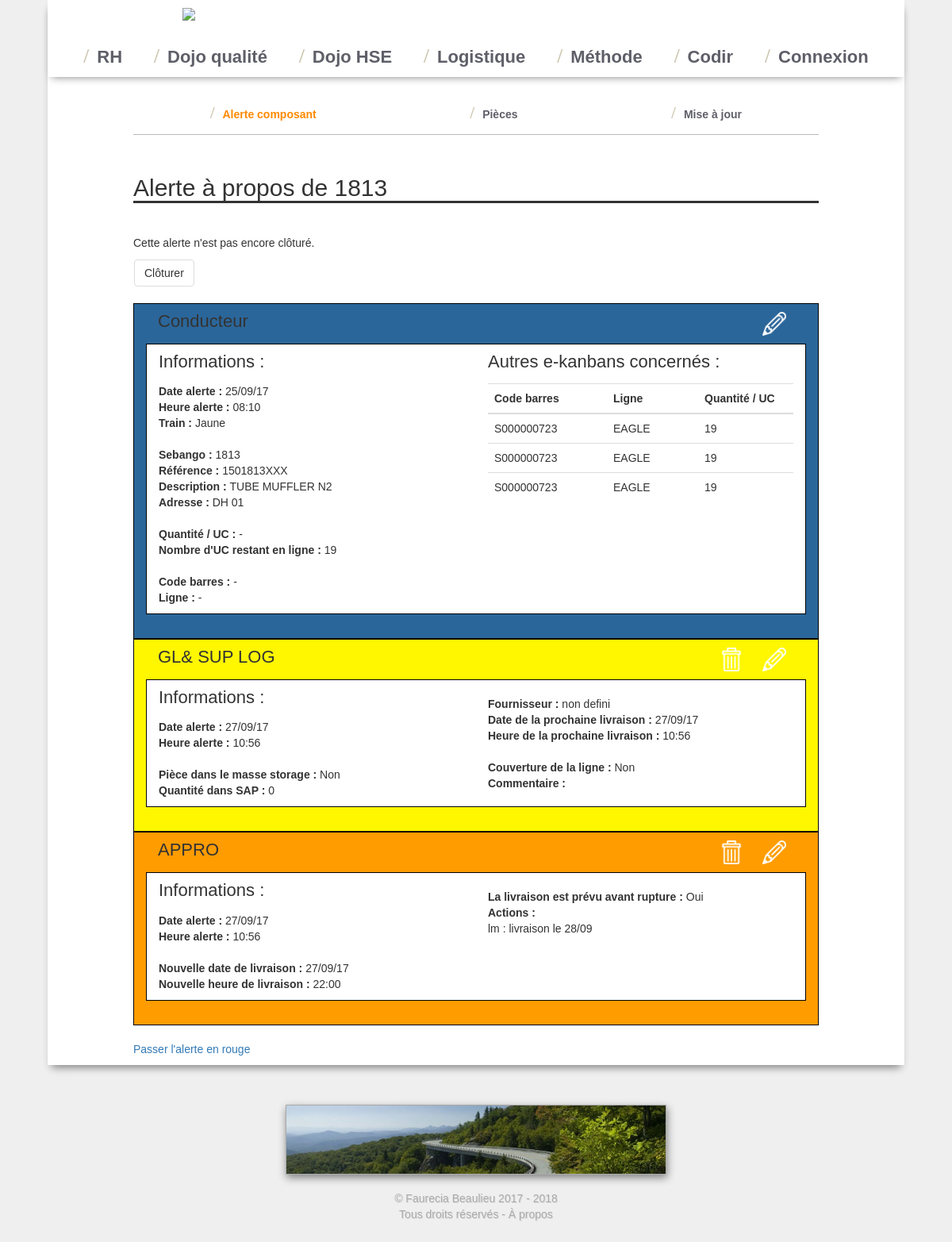
The app's page /logistique/alerte.php?id=121 with its own data.
### tables this page shows
CREATE TABLE `logistique_alerte` (
  `id` int(11) NOT NULL,
  `piece` int(11) NOT NULL,
  `e_kanban` int(11) NOT NULL DEFAULT '-1',
  `date` timestamp NOT NULL DEFAULT CURRENT_TIMESTAMP,
  `train` varchar(255) NOT NULL,
  `uc_restant_en_ligne` int(11) NOT NULL,
  `state` tinyint(4) NOT NULL DEFAULT '1'
);

CREATE TABLE `logistique_pieces` (
  `id` int(11) NOT NULL,
  `sebango` varchar(255) NOT NULL,
  `reference` varchar(255) NOT NULL,
  `description` varchar(255) NOT NULL,
  `adresse` varchar(255) NOT NULL
);

CREATE TABLE `logistique_e_kanban` (
  `id` int(11) NOT NULL,
  `code_barres` varchar(255) NOT NULL,
  `piece` int(11) NOT NULL,
  `ligne` varchar(255) NOT NULL,
  `quantite` int(11) NOT NULL
);

CREATE TABLE `logistique_reponse_jaune` (
  `id` int(11) NOT NULL,
  `alerte` int(11) NOT NULL,
  `date` timestamp NOT NULL DEFAULT CURRENT_TIMESTAMP,
  `piece_masse_storage` tinyint(4) NOT NULL DEFAULT '0',
  `quantite_SAP` int(11) NOT NULL DEFAULT '0',
  `fournisseur` varchar(255) NOT NULL DEFAULT 'non defini',
  `prochaine_livraison` timestamp NOT NULL DEFAULT '0000-00-00 00:00:00',
  `couverture_ligne` tinyint(4) NOT NULL DEFAULT '0',
  `commentaire` text NOT NULL
);

CREATE TABLE `logistique_reponse_orange` (
  `id` int(11) NOT NULL,
  `alerte` int(11) NOT NULL,
  `date` timestamp NOT NULL DEFAULT CURRENT_TIMESTAMP,
  `prochaine_livraison` timestamp NOT NULL DEFAULT CURRENT_TIMESTAMP,
  `couverture_ligne` tinyint(4) NOT NULL,
  `actions` text NOT NULL
);

### logistique/alerte.php (the view, shortened to what this page needs)
<?php
include_once "needed.php";
function int_to_oui_non($int){
    if ($int>0){
        return "Oui";
    }else{
        return "Non";
    }
}
$Query = $bdd->prepare('SELECT logistique_alerte.id as id_alerte , state, e_kanban, train, uc_restant_en_ligne, logistique_alerte.date , logistique_pieces.*  FROM logistique_alerte LEFT JOIN logistique_pieces on logistique_alerte.piece=logistique_pieces.id WHERE logistique_alerte.id = ?');
$Query->execute(array($_GET['id']));
$Data = $Query->fetch();
$Query_e_kanban = $bdd->prepare('SELECT * FROM logistique_e_kanban WHERE id = ?');
$Query_e_kanban->execute(array($Data['e_kanban']));
if ($Data_e_kanban = $Query_e_kanban->fetch()) {
    $quantite = $Data_e_kanban['quantite'];
    $ligne = $Data_e_kanban['ligne'];
    $code_barres = $Data_e_kanban['code_barres'];
}else{
    $quantite = "-";
    $ligne = "-";
    $code_barres = "-";
}
$state = $Data['state'];
?>
<h2>Alerte à propos de <?php echo $Data['sebango'];?></h2>
    <form class="form-inline" method="post">
        <?php
        if ($state == -1){
            echo '<p>Cette alerte a été supprimé.</p>';
            echo '<button name="supprimer" type="submit" class="btn btn-default">Restaurer</button>';
        }else{
            echo "<p>Cette alerte n'est pas encore clôturé.</p>";
            echo '<button name="supprimer" type="submit" class="btn btn-default">Clôturer</button>';
        }
        ?>
    </form>
    <div style="height: 10px;"></div>
<div style="height: 10px;"></div>
<div class="page conducteur">
    <div class="entete">
        <h4>Conducteur</h4>
        <div>
            <a href="form_alerte.php?id=<?php echo $_GET['id']; ?>" ><img class="bouton_alerte" src="ressources/pencil.png"></a>
        </div>
    </div>
    <div class="row">
        <div class="col-xs-6">
            <h4>Informations :</h4>
            <p>
                <b>Date alerte : </b><?php echo date('d/m/y',strtotime($Data['date'])); ?><br>
                <b>Heure alerte : </b><?php echo date('H:i',strtotime($Data['date'])); ?><br>
                <b>Train : </b> <?php echo $Data['train'];?><br>
                <br>
                <b>Sebango : </b><?php echo $Data['sebango'] ?><br>
                <b>Référence : </b><?php echo $Data['reference'] ?><br>
                <b>Description : </b><?php echo $Data['description'] ?><br>
                <b>Adresse : </b><?php echo $Data['adresse'] ?><br>
                <br>
                <b>Quantité / UC : </b> <?php echo $quantite ?><br>
                <b>Nombre d'UC restant en ligne : </b> <?php echo $Data['uc_restant_en_ligne'] ?> <br>
                <br>
                <b>Code barres : </b> <?php echo $code_barres; ?> <br>
                <b>Ligne : </b> <?php echo $ligne; ?>
            </p>
        </div>
        <div class="col-xs-6">
            <h4>Autres e-kanbans concernés :</h4>
            <table class="table"
            <thead class="thead">
            <tr>
                <th style="width: 150px">Code barres</th>
                <th >Ligne</th>
                <th style="width: 120px">Quantité / UC</th>
            </tr>
            <tbody>
            <?php
            $Query = $bdd->prepare('SELECT * FROM logistique_e_kanban WHERE piece = ?');
            $Query->execute(array($Data['id']));
            while ($Data = $Query->fetch()) {
                ?>
                <tr>
                    <td><?php echo $Data['code_barres']; ?></td>
                    <td><?php echo $Data['ligne']; ?></td>
                    <td><?php echo $Data['quantite']; ?></td>
                </tr>
                <?php
            }
            ?>
            </tbody>
            </table>
        </div>
    </div>
</div>
<?php
$Query = $bdd->prepare('SELECT *  FROM logistique_reponse_jaune WHERE alerte = ?');
$Query->execute(array($_GET['id']));
if ($Data = $Query->fetch()){
    ?>
    <div class="page sup_log">
        <div class="entete">
            <h4>GL& SUP LOG</h4>
            <div>
                <a onclick="return confirm('Êtes-vous sûr de vouloir supprimer cette réponse ? ')" href="form_reponse_jaune.php?supprime=1&alerte=<?php echo $_GET['id']; ?>"><img class="bouton_alerte" src="ressources/rubbish.png"></a>
                <a href="form_reponse_jaune.php?alerte=<?php echo $_GET['id']; ?>" ><img class="bouton_alerte" src="ressources/pencil.png"></a>
            </div>
        </div>
        <div class="row">
            <div class="col-xs-6">
                <h4>Informations :</h4>
                <p>
                    <b>Date alerte : </b><?php echo date('d/m/y',strtotime($Data['date'])); ?><br>
                    <b>Heure alerte : </b><?php echo date('H:i',strtotime($Data['date'])); ?><br>
                    <br>
                    <b>Pièce dans le masse storage : </b><?php echo int_to_oui_non($Data['piece_masse_storage']); ?><br>
                    <b>Quantité dans SAP : </b><?php echo $Data['quantite_SAP']; ?><br>
                </p>
            </div>
            <div class="col-xs-6">
                <p>
                <br>
                <b>Fournisseur : </b><?php echo $Data['fournisseur']; ?><br>
                <b>Date de la prochaine livraison : </b><?php echo date('d/m/y',strtotime($Data['prochaine_livraison'])); ?><br>
                <b>Heure de la prochaine livraison  : </b><?php echo date('H:i',strtotime($Data['prochaine_livraison'])); ?><br>
                <br>
                <b>Couverture de la ligne : </b><?php echo int_to_oui_non($Data['couverture_ligne']); ?><br>
                <b>Commentaire : </b><?php echo '<br>'. str_replace("\n", '<br />', $Data['commentaire']); ?>
                </p>
            </div>
        </div>
    </div>
    <?php
    $Query = $bdd->prepare('SELECT *  FROM logistique_reponse_orange WHERE alerte = ?');
    $Query->execute(array($_GET['id']));
    if ($Data = $Query->fetch()){
        ?>
        <div class="page appro">
            <div class="entete">
                <h4>APPRO</h4>
                <div>
                    <a onclick="return confirm('Êtes-vous sûr de vouloir supprimer cette réponse ? ')" href="form_reponse_orange.php?supprime=1&alerte=<?php echo $_GET['id']; ?>"><img class="bouton_alerte" src="ressources/rubbish.png"></a>
                    <a href="form_reponse_orange.php?alerte=<?php echo $_GET['id']; ?>" ><img class="bouton_alerte" src="ressources/pencil.png"></a>
                </div>
            </div>
            <div class="row">
                <div class="col-xs-6">
                    <h4>Informations :</h4>
                    <p>
                        <b>Date alerte : </b><?php echo date('d/m/y',strtotime($Data['date'])); ?><br>
                        <b>Heure alerte : </b><?php echo date('H:i',strtotime($Data['date'])); ?><br>
                        <br>
                        <b>Nouvelle date de livraison : </b><?php echo date('d/m/y',strtotime($Data['prochaine_livraison'])); ?><br>
                        <b>Nouvelle heure de livraison  : </b><?php echo date('H:i',strtotime($Data['prochaine_livraison'])); ?><br>
                    </p>
                </div>
                <div class="col-xs-6">
                    <p>
                    <br>
                    <b>La livraison est prévu avant rupture : </b><?php echo int_to_oui_non($Data['couverture_ligne']); ?><br>
                    <b>Actions : </b><?php echo '<br>'. str_replace("\n", '<br />', $Data['actions'])  ; ?>
                    </p>
                </div>
            </div>
        </div>
        <?php
        $Query = $bdd->prepare('SELECT *  FROM logistique_reponse_rouge WHERE alerte = ?');
        $Query->execute(array($_GET['id']));
        if ($Data = $Query->fetch()){
            ?>
            <div class="page resp_UAP">
                <div class="entete">
                    <h4>RESP PC&L / RESP UAP</h4>
                    <div>
                        <a onclick="return confirm('Êtes-vous sûr de vouloir supprimer cette réponse ? ')" href="form_reponse_rouge.php?supprime=1&alerte=<?php echo $_GET['id']; ?>"><img class="bouton_alerte" src="ressources/rubbish.png"></a>
                        <a href="form_reponse_rouge.php?alerte=<?php echo $_GET['id']; ?>" ><img class="bouton_alerte" src="ressources/pencil.png"></a>
                    </div>
                </div>
                <div class="row">
                    <div class="col-xs-6">
                        <h4>Informations :</h4>
                        <p>
                            <b>Date arrêt de la ligne : </b><?php echo date('d/m/y',strtotime($Data['rupture'])); ?><br>
                            <b>Heure arrêt de la ligne : </b><?php echo date('H:i',strtotime($Data['rupture'])); ?><br>
                            </p>
                    </div>
                    <div class="col-xs-6">
                        <p>
                        <br>
                        <b>Taxi : </b><?php echo int_to_oui_non($Data['taxi']); ?><br>
                        <b>Compagnie : </b><?php echo $Data['compagnie']  ; ?><br>
                        <br>
                        <b>Nouvelle date de livraison : </b><?php echo date('d/m/y',strtotime($Data['prochaine_livraison'])); ?><br>
                        <b>Nouvelle heure de livraison  : </b><?php echo date('H:i',strtotime($Data['prochaine_livraison'])); ?>
                        </p>
                    </div>
                </div>
            </div>
            <?php
        }else{
            echo '<br><a href="form_reponse_rouge.php?alerte='.$_GET['id'].'">Passer l\'alerte en rouge</a>';
        }
    }else{
        echo '<br><a href="form_reponse_orange.php?alerte='.$_GET['id'].'">Passer l\'alerte en orange</a>';
    }
}else{
    echo '<br><a href="form_reponse_jaune.php?alerte='.$_GET['id'].'">Passer l\'alerte en jaune</a>';
}
?>

### css/base.css (style rules this page uses)
body { background-color: #efefef; font-family: 'clio', helvetica, sans-serif; }
td { vertical-align: middle !important; }
.btn-default { border-color:#ddd; margin: 1px; }
h2 { font-size: 30px; font-weight: 500; border-bottom-style: solid !important; border-bottom: 3px; margin-bottom: 40px; }
h4 { font-size: 22px; margin-bottom: 15px; }

### logistique/alerte.php (style rules this page uses)
.entete { display: flex; justify-content: space-between; }
.conducteur { background-color: #2b669a; }
.sup_log { background-color: #fff700; }
.appro { background-color: #ff9c00; }
.page { padding: 30px; padding-top: 0px; border-width: 1px; border-color: #000; border-style: solid; }
.page > .row { background-color: #FFF; border-width: 1px; border-color: #000; border-style: solid; }
.bouton_alerte { margin: 10px; height: 30px; }

### records on screen
logistique_alerte: logistique_pieces.sebango "1813", date "25/09/17", date "08:10", train "Jaune", logistique_pieces.reference "1501813XXX", logistique_pieces.description "TUBE MUFFLER N2", logistique_pieces.adresse "DH 01", uc_restant_en_ligne "19"
logistique_e_kanban: code_barres "S000000723", ligne "EAGLE", quantite "19"
logistique_e_kanban: code_barres "S000000723", ligne "EAGLE", quantite "19"
logistique_e_kanban: code_barres "S000000723", ligne "EAGLE", quantite "19"
logistique_reponse_jaune: date "27/09/17", date "10:56", piece_masse_storage "Non", quantite_SAP "0", fournisseur "non defini", prochaine_livraison "27/09/17", prochaine_livraison "10:56", couverture_ligne "Non"
logistique_reponse_orange: date "27/09/17", date "10:56", prochaine_livraison "27/09/17", prochaine_livraison "22:00", couverture_ligne "Oui", actions "lm : livraison le 28/09"

### other values on screen
$quantite "-"
$code_barres "-"
$ligne "-"
